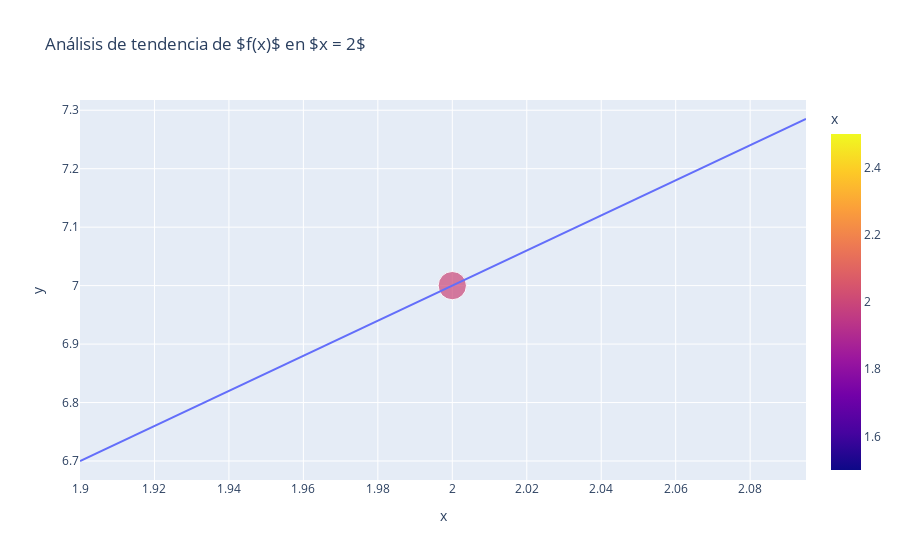

Notebook code for this chart:
### Markdown cell above
## 2. Voy a determinar el límite de manera gráfica

### Code cell
import numpy as np 
import pandas as pd 
import pandas as pd
from plotly import express as px 

# Crear DataFrame con las coordenadas del punto rojo
punto_rojo = pd.DataFrame({'x': [2], 'y': [7]})

# Crear el gráfico de dispersión con un punto rojo grueso en (2,7)
fig = px.scatter(punto_rojo, x='x', y='y', color='x', size=[10], \
                 title=r'Análisis de tendencia de $f(x)$ en $x = 2$')  
# size controla el tamaño del marcador

# Obtener los datos de la línea y agregarlos al gráfico de dispersión
line_data = px.line(tabla, x='x', y='f(x)', \
                    ).data[0]
fig.add_trace(line_data)

# Guardar el gráfico como un archivo JPEG en un path específico
fig.write_image("/home/marco/Documentos/docencia/calculo/images/2_limites/grafico_de_la_tendencia_de_f_en_x_igual_a_2.jpeg")


# Mostrar el gráfico
fig.show()

### Figure 1 — Plotly figure (JSON) as saved in the notebook; plotly's stock layout.template omitted (floating-point values rounded to 4 significant figures)
{"data": [{"hovertemplate": "x=%{marker.color}<br>y=%{y}<br>size=%{marker.size}<extra></extra>", "legendgroup": "", "marker": {"color": [2], "coloraxis": "coloraxis", "size": [10], "sizemode": "area", "sizeref": 0.025, "symbol": "circle"}, "mode": "markers", "name": "", "orientation": "v", "showlegend": false, "type": "scatter", "x": [2], "xaxis": "x", "y": [7], "yaxis": "y"}, {"hovertemplate": "x=%{x}<br>f(x)=%{y}<extra></extra>", "legendgroup": "", "line": {"color": "#636efa", "dash": "solid"}, "marker": {"symbol": "circle"}, "mode": "lines", "name": "", "orientation": "v", "showlegend": false, "type": "scatter", "x": [1.9, 1.915, 1.93, 1.945, 1.96, 1.975, 1.99, 2.005, 2.02, 2.035, 2.05, 2.065, 2.08, 2.095], "xaxis": "x", "y": [6.7, 6.745, 6.79, 6.835, 6.88, 6.925, 6.97, 7.015, 7.06, 7.105, 7.15, 7.195, 7.24, 7.285], "yaxis": "y"}], "layout": {"coloraxis": {"colorbar": {"title": {"text": "x"}}, "colorscale": [[0, "#0d0887"], [0.1111, "#46039f"], [0.2222, "#7201a8"], [0.3333, "#9c179e"], [0.4444, "#bd3786"], [0.5556, "#d8576b"], [0.6667, "#ed7953"], [0.7778, "#fb9f3a"], [0.8889, "#fdca26"], [1, "#f0f921"]]}, "legend": {"itemsizing": "constant", "tracegroupgap": 0}, "title": {"text": "Análisis de tendencia de $f(x)$ en $x = 2$"}, "xaxis": {"anchor": "y", "domain": [0, 1], "title": {"text": "x"}}, "yaxis": {"anchor": "x", "domain": [0, 1], "title": {"text": "y"}}}}
